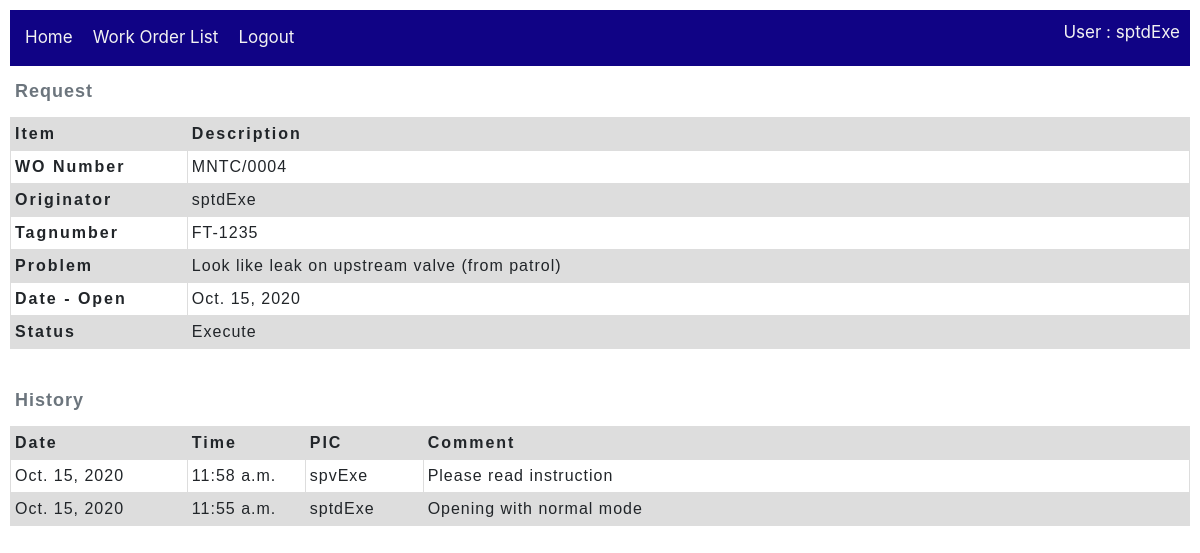
The app's page /work_order/detail/4 (signed in), older data.
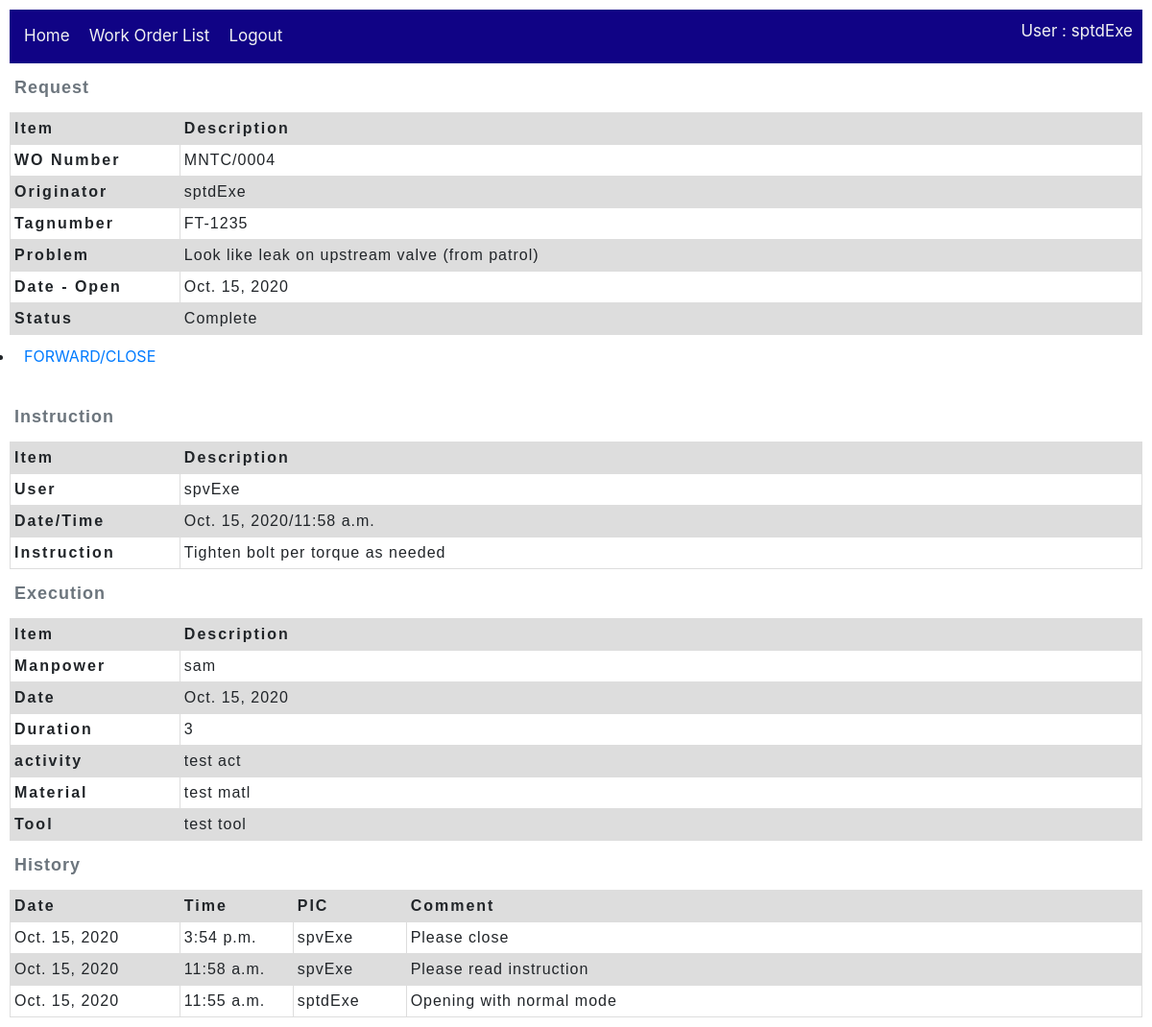
The same page, newer data.
### work_order/models.py (models this page shows, shortened)
class Work_order(models.Model):
    wo_number = models.CharField(max_length=20, null=True)
    tagnumber = models.CharField(max_length=50, null=True)
    problem = models.TextField(max_length=1000, null=True)
    originator = models.ForeignKey(CmmsUser,
        on_delete=models.SET_NULL,
        null=True)
    dest_section = models.ForeignKey(Section,
        on_delete=models.SET_NULL,
        null=True)
    date_open = models.DateField()
    date_finish = models.DateField(null=True)
    status = models.ForeignKey(Action,
        on_delete=models.SET_NULL,
        null=True)
    priority = models.ForeignKey(Wo_priority,
        on_delete=models.SET_NULL,
        null=True)
    current_user_id = models.IntegerField(null=True)
    executor_user_id = models.IntegerField(null=True)
    class Meta:
        ordering = ['originator','status','wo_number']

class Wo_journal(models.Model):
    comment = models.CharField(max_length=200, null=True)
    date = models.DateField(null=True)
    time = models.TimeField(null=True)
    concern_user = models.ForeignKey(CmmsUser,
        on_delete=models.SET_NULL,
        null=True)
    work_order = models.ForeignKey(Work_order,
        on_delete=models.SET_NULL,
        null=True)
    action = models.ForeignKey(Action,
        on_delete=models.SET_NULL,
        null=True)
    class Meta:
        ordering = ['-date', '-time']

class Wo_instruction(models.Model):
    instruction = models.TextField(max_length=1000, null=True)
    date = models.DateField(null=True)
    time = models.TimeField(null=True)
    user = models.ForeignKey(CmmsUser,
        on_delete=models.SET_NULL,
        null=True)
    work_order = models.ForeignKey(Work_order,
        on_delete=models.SET_NULL,
        null=True)

class Wo_completion(models.Model):
    activity = models.TextField(max_length=1000, null=True, help_text='Enter activity')
    manPower = models.TextField(max_length=100, null=True, help_text='Man power name')
    material = models.TextField(max_length=500, null=True, help_text='Enter material')
    tool = models.TextField(max_length=500, null=True, help_text='Enter action')
    date = models.DateField(null=True)
    duration = models.IntegerField(help_text='Enter duration (hours)', null=True)
    acted_user = models.ForeignKey(CmmsUser,
        on_delete=models.SET_NULL,
        null=True)
    work_order = models.ForeignKey(Work_order,
        on_delete=models.SET_NULL,
        null=True)
    status = models.ForeignKey(Action,
        on_delete=models.SET_NULL,
        null=True)
    class Meta:
        ordering = ['date']

### accounts/models.py (models this page shows, shortened)
class Action(models.Model):
    name = models.CharField(max_length=20, null=True, help_text='Enter name of Action(eg. Open, Close, Reject...)')
    description = models.CharField(max_length=100, null=True, help_text='Enter description of Action')
    mode = models.ForeignKey('Mode', on_delete=models.SET_NULL, null=True)
    category = models.ForeignKey('Category', on_delete=models.SET_NULL, null=True)
    class Meta:
        ordering = ['name']

class CmmsUser(AbstractUser):
    forward_path = models.IntegerField(null=True)#CmmsUser.id
    reverse_path = models.IntegerField(null=True)#CmmsUser.id
    actions = models.ManyToManyField(Action, help_text='Select actions')
    section = models.ForeignKey('Section', on_delete=models.SET_NULL, null=True)
    def __str__(self):
        return self.username

### work_order/views.py (the view)
# urls.py: path('detail/<int:pk>', views.Work_orderDetailView.as_view(), name='work_order-detail'),
class Work_orderDetailView(LoginRequiredMixin, generic.DetailView):
    model = Work_order #prinsipnya dengan ini saja sdh cukup, namun kita perlu tambahan info di bawah ini
    def get_context_data(self, **kwargs):
        context = super().get_context_data(**kwargs)
        woDetail = context.get('object', None)
        if woDetail:
            wo_current_user_id = woDetail.current_user_id
            userId = self.request.user.id
            allowAction = False
            if wo_current_user_id == userId:
                allowAction = True
            context['allowAction'] = allowAction
            context['woPK'] = woDetail.id
            context['journal_list'] = Wo_journal.objects.filter(work_order=woDetail.id)
            FINISH_LIST = ['Finish', 'Complete', 'Close']
            if woDetail.status.name in FINISH_LIST:
                context['Wo_instruction'] = Wo_instruction.objects.get(work_order=woDetail)
                context['Wo_completion'] = Wo_completion.objects.get(work_order=woDetail)
                context['Wo_complete_report'] = True
        return context

### work_order/templates/work_order/work_order_detail.html (shortened to what this page needs)
{% extends "base_work_order.html" %}
{% block content %}
  {% include 'Wo_request.html' %}
  {% include 'Wo_inprogress.html' %}
  {% if Wo_complete_report %}
    {% include 'Wo_instruction.html' %}
    {% include 'Wo_execution.html' %}
  {% endif %}
  {% include 'Wo_hystory.html' %}
{% endblock %}

### work_order/templates/Wo_request.html
{% block content %}
    <table class="WoHeader">
        <caption>Request</caption>
        <thead>
            <tr>
                <th scope="col">Item</th>
                <th scope="col">Description</th>
            </tr>
        </thead>
        <tbody>
            <tr>
                <th scope="row">WO Number</th>
                <td>{{ work_order.wo_number }}</td>
            </tr>
            <tr>
                <th scope="row">Originator</th>
                <td>{{ work_order.originator }}</td>
            </tr>
            <tr>
                <th scope="row">Tagnumber</th>
                <td>{{ work_order.tagnumber }}</td>
            </tr>
            <tr>
                <th scope="row">Problem</th>
                <td>{{ work_order.problem }}</td>
            </tr>
            <tr>
                <th scope="row">Date - Open</th>
                <td>{{ work_order.date_open }}</td>
            </tr>
            <tr>
                <th scope="row">Status</th>
                <td>{{ work_order.status.name }}</td>
            </tr>
        </tbody>
    </table>
{% endblock %}

### work_order/templates/Wo_instruction.html
{% block content %}
<table class="WoHeader">
    <caption>Instruction</caption>
    <thead>
      <tr>
        <th scope="col">Item</th>
        <th scope="col">Description</th>
    </tr>
    </thead>
    <tbody>
      <tr>
        <th>User</th>
        <td>{{Wo_instruction.user}}</td>
      </tr>
      <tr>
        <th>Date/Time</th>
        <td>{{Wo_instruction.date}}/{{Wo_instruction.time}}</td>
      </tr>
      <tr>
        <th>Instruction</th>
        <td>{{Wo_instruction.instruction}}</td>
      </tr>
    </tbody>
  </table>
{% endblock %}

### work_order/templates/Wo_execution.html
{% block content %}
<table class="WoHeader">
    <caption>Execution</caption>
    <thead>
      <tr>
        <th scope="col">Item</th>
        <th scope="col">Description</th>
    </tr>
    </thead>
    <tbody>
      <tr>
        <th>Manpower</th>
        <td>{{Wo_completion.manPower}}</td>
      </tr>
      <tr>
        <th>Date</th>
        <td>{{Wo_completion.date}}</td>
      </tr>
      <tr>
        <th>Duration</th>
        <td>{{Wo_completion.duration}}</td>
      </tr>
      <tr>
        <th>activity</th>
        <td>{{Wo_completion.activity}}</td>
      </tr>
      <tr>
        <th>Material</th>
        <td>{{Wo_completion.material}}</td>
      </tr>
      <tr>
        <th>Tool</th>
        <td>{{Wo_completion.tool}}</td>
      </tr>
    </tbody>
  </table>
{% endblock %}

### work_order/templates/Wo_hystory.html
{% block content %}
    {% if journal_list %}
        <table class="WoHistory">
            <caption>History</caption>
            <thead>
                <tr>
                <th scope="col">Date</th>
                <th scope="col">Time</th>
                <th scope="col">PIC</th>
                <th scope="col">Comment</th>
                </tr>
            </thead>
            <tbody>
                {% for journal in journal_list %}
                <tr>
                    <td>
                    {{journal.date}}
                    </td>
                    <td>
                    {{journal.time}}
                    </td>
                    <td>
                    {{journal.concern_user}}
                    </td>
                    <td>
                    {{journal.comment}}
                    </td>
                </tr>
                {% endfor %}
            </tbody>
        </table>
    {% else %}
        <p>There are no histories</p>
    {% endif %}
{% endblock %}

Row changes from the older to the newer data that the page shows:
changed Work_order "MNTC/0004": status.name "Execute" → "Complete"
now on this page (row unchanged): Wo_instruction: user "spvExe", date "Oct. 15, 2020", time "11:58 a.m.", instruction "Tighten bolt per torque as needed"
added Wo_completion: manPower "sam", date "Oct. 15, 2020", duration "3", activity "test act", material "test matl", tool "test tool"
added Wo_journal: date "Oct. 15, 2020", time "3:54 p.m.", concern_user "spvExe", comment "Please close"
Text that changed along with them:
text now shown: "FORWARD/CLOSE Instruction Item Description User Date/Time / Instruction Execution Item Description Manpower Date Duration activity Material Tool"
